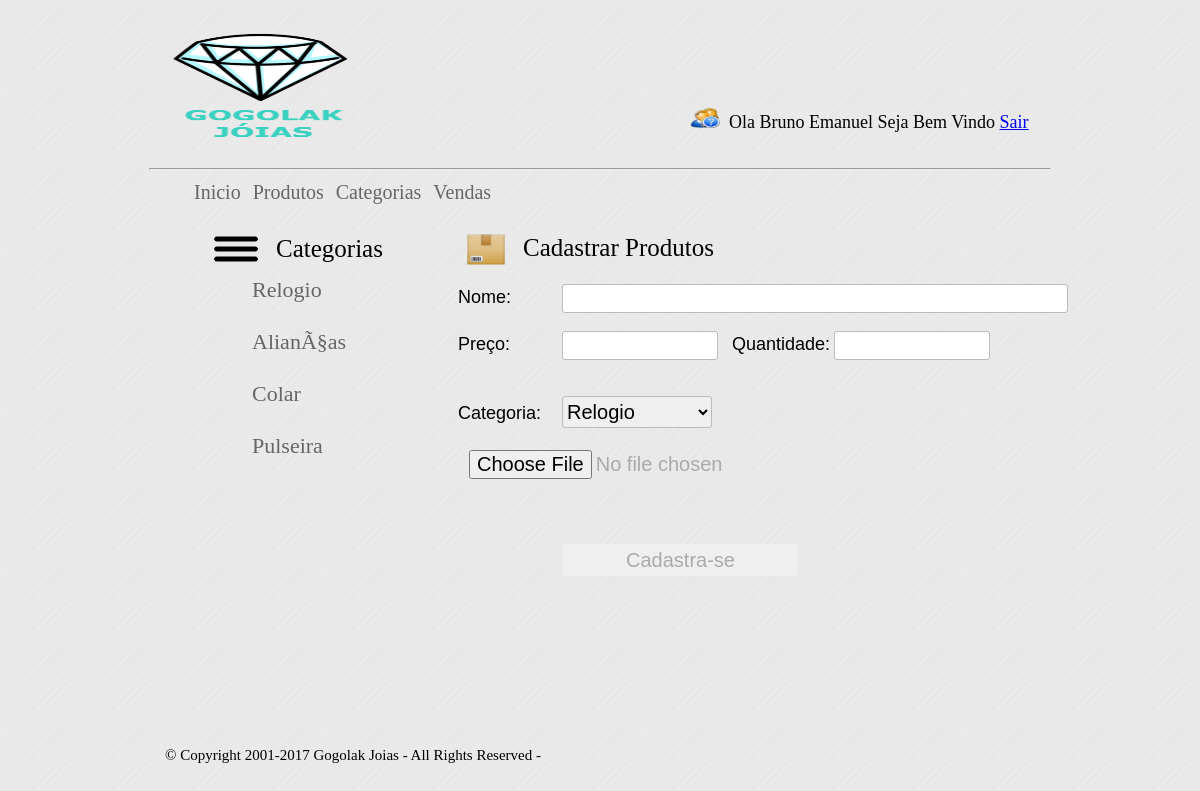
/produto.php (signed in), run on the app's committed database.
### tables this page shows
CREATE TABLE `usuarios` (
  `id` int(11) NOT NULL,
  `nome` varchar(10) NOT NULL,
  `sobrenome` varchar(10) NOT NULL,
  `email` varchar(20) NOT NULL,
  `login` varchar(10) NOT NULL,
  `senha` varchar(50) NOT NULL
);

CREATE TABLE `categoria` (
  `id_categoria` int(11) NOT NULL,
  `nome_categoria` varchar(20) NOT NULL,
  `desc_categoria` varchar(2000) NOT NULL
);

### produto.php (the view, shortened to what this page needs)
<?php
$conn=conectar();
?>
<!DOCTYPE html>
<html>
<head>
<link rel="stylesheet" type="text/css" href="style.css"/>
</head>
<body>
 <div class="header">
  <div class="logo">
     <img src="img/logo.png" class="logoprinc"/>
   </div>
   <div class="user">
     <?php
	 $login=$_SESSION['login'];
	 $consuluser=mysqli_query($conn,"SELECT * FROM usuarios WHERE login='$login'") or die ("Erro na consulta");
	 $rs=mysqli_fetch_array($consuluser);
	 ?>
	  <img src="img/usuario.png" class="iconuser"/>
      <span class="mensuser">
	  Ola <?php echo $rs['nome']." ".$rs['sobrenome'];?> Seja Bem Vindo
           <a href="logout.php" class="linkm">Sair</a>
	  </span>
   </div>
 </div>
  <hr></hr>
   <div class="menu">
    <ul>
    <li><a href="principal.php"  class="linkm">Inicio</a> </li>
	<li><a href="produto.php"  class="linkm">Produtos</a> </li>
	<li><a href="categoria.php"  class="linkm">Categorias</a> </li>
	<li><a href="compra.php"  class="linkm">Vendas</a> </li>
	</ul>
   </div>
  <div class="menucategorias">
       <img src="img/menu.png" class="iconmenu"/>
	   <span class="titlemenucat">Categorias</span>
    <?php
    $consucat=  mysqli_query($conn,"SELECT * FROM categoria");
    while($ls=mysqli_fetch_array($consucat)){
    ?>
           <a href="listaprod.php?id=<?php echo $ls['id_categoria'];  ?>" class="link"><?php echo $ls['nome_categoria'];?></a><br>
    <?php
    }
    ?>
  </div>
  <div class="conteudo">
       <img src="img/produto.png" class="iconmenu"/>
       <span class="titlecat">Cadastrar Produtos</span>
       <div class="cadcat">
		<form action="gravaprod.php" method="post" onSubmit="return validaProd();" name="formprod" enctype="multipart/form-data">
	      <span class="label">Nome:</span>
	       <input type="text" name="nomeProd" class="campocat" maxlength="30">	<br><br>
	      <span class="label">Preço:</span>
		  <input type="text" name="precoProd" class="campocat" maxlength="10"  style="width:150px;">
		  <span class="label" style="position:relative; left:10px;">  Quantidade:</span>
		  <input type="text" name="quantProd" class="campocat" maxlength="10"  style="width:150px; position:relative; left:8px;"><br>
		  <br><br>
		  <span class="label" style="position:relative; ">Categoria:</span>
		  <select name="catprod" class="campocat" style="font-size:20px; width:150px; height:32px;">
		  <?php
		  $selecat=mysqli_query($conn,"SELECT * FROM categoria");
		  ?>
		  <?php
		  while($ls=mysqli_fetch_array($selecat)){
	      ?>
		  <option value="<?php echo $ls['id_categoria']; ?>">
		    <?php echo $ls['nome_categoria']; ?>
		  </option>
		  <?php } ?>
		  </select>
		  <br><br>
		  <input type="file" class="enviar" style="width:470px;" name="imgprod">
	       <br><br>
	       <input type="submit" name="enviar" value="Cadastra-se" class="enviar alinha">
		</form>
		</div>
   </div>
  <div class="rodape">
  <span class="mensrod"> © Copyright 2001-2017 Gogolak Joias - All Rights Reserved -
 </span>
  </div>
</body>
</html>

### style.css (style rules this page uses)
body { background:url("img/fundo.png") repeat; }
.logo { width:230px; height:150px; margin:0 auto; padding:15 auto; }
.label { font-family:arial; font-size:18px; display:inline-table; width:100px; }
.enviar { padding: 4px 11px; border: none; -moz-border-radius: 3px; -webkit-border-radius: 3px; border-radius: 3px; cursor:pointer; height:32px; width:235px; font-size:20px; color:#aaa; text-align:center; }
.header { width:900px; height:160px; margin:0 auto; padding:0 auto; }
.logoprinc { width:230px; height:150px; margin:0 auto; padding:15 auto; position:relative; right:338px; top:12px; }
.user { width:350px; position:relative; left:540px; top:-50px; }
.mensuser { font-size:18px; padding:5px; }
.iconuser { width:30px; height:20px; }
.menu { width:900px; height:40px; margin:0 auto; padding:0 auto; }
.menu ul li { display:inline; }
.link { text-decoration:none; font-size:22px; padding:4px; width:150px; position:relative; left:40px; display:block; bottom:5px; color:#666; }
.menu a { text-decoration:none; font-size:20px; padding:4px; position:relative; bottom:5px; color:#666; }
hr { width:900px; margin:0 auto; padding:0 auto; }
.menucategorias { width:200px; height:500px; position:relative; left:200px; }
.iconmenu { padding:3px; width:50px; height:40px; }
.titlemenucat { font-size:25px; position:relative; bottom:15px; padding:8px; }
.conteudo { width:700px; height:500px; position:relative; left:450px; bottom:502px; }
.rodape { width:900px; height:30px; margin:0 auto; padding:0 auto; position:relative; left:10px; bottom:480px; }
.mensrod { font-size:15px; padding:5px; }
.titlecat { font-size:25px; text-align:center; position:relative; top:-14px; left:5px; }
.campocat { border:1px solid #bbb; -moz-border-radius: 3px; -webkit-border-radius: 3px; border-radius: 3px; height:25px; width:500px; }
.cadcat { position:relative; top:8px; }
.alinha { position:relative; left:105px; top:40px; }

### data on the page
usuarios: nome "Bruno", sobrenome "Emanuel"
categoria: nome_categoria "Relogio"
categoria: nome_categoria "AlianÃ§as"
categoria: nome_categoria "Colar"
categoria: nome_categoria "Pulseira"

### other printed values
form field catprod "Relogio"
